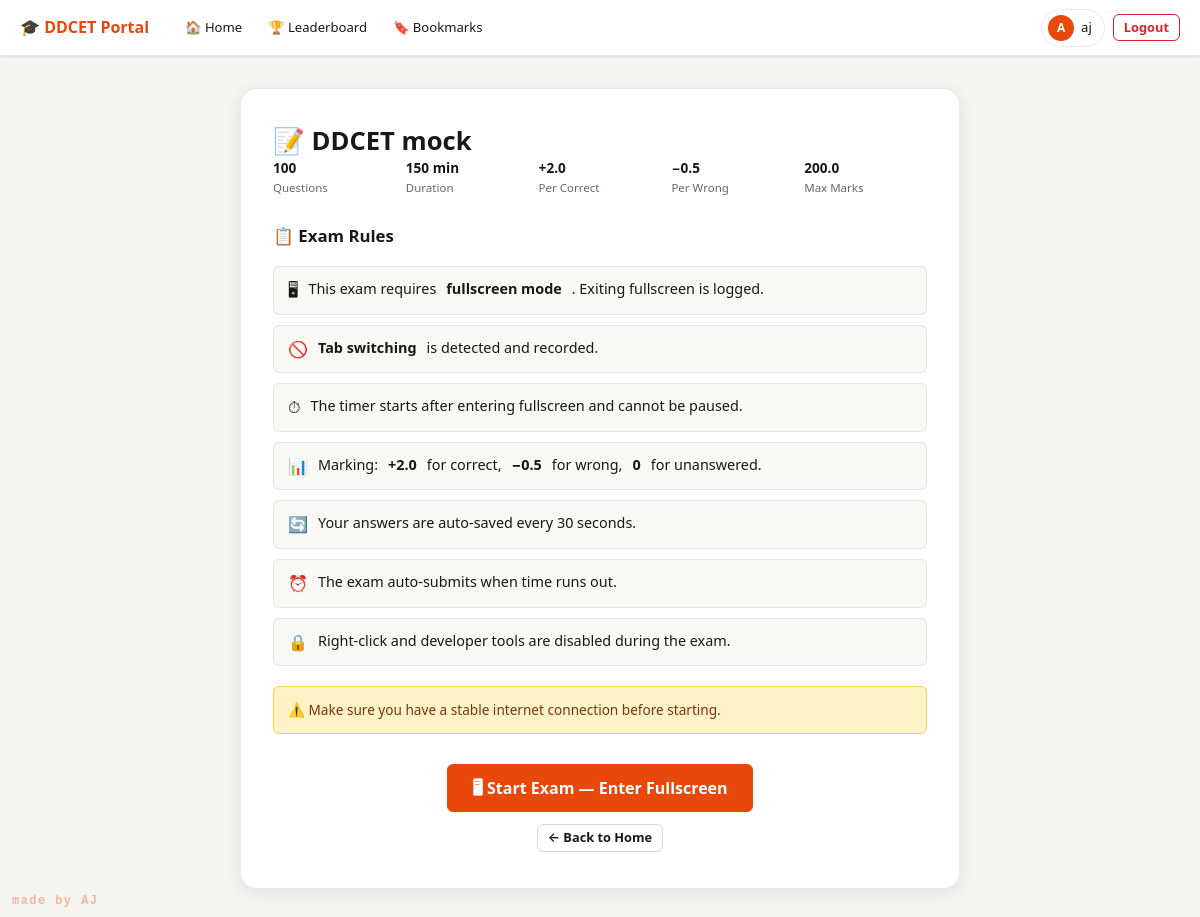
The app's page /student/exam/1/instructions (signed in) with its own data.
### models.py (models this page shows)
class User(UserMixin, db.Model):
    __tablename__ = 'users'
    id = db.Column(db.Integer, primary_key=True, autoincrement=True)
    name = db.Column(db.String(100), nullable=False)
    email = db.Column(db.String(150), unique=True, nullable=False)
    enrollment_number = db.Column(db.String(50), unique=True, nullable=False)
    engineering_branch = db.Column(db.String(100), nullable=False, default='Other')
    password = db.Column(db.String(255), nullable=False)
    role = db.Column(db.String(20), default='student')
    created_at = db.Column(db.DateTime, default=lambda: datetime.now(timezone.utc))
    is_active_user = db.Column(db.Boolean, default=True)
    last_login = db.Column(db.DateTime, nullable=True)
    @property
    def is_active(self):
        return self.is_active_user

class ExamConfig(db.Model):
    __tablename__ = 'exam_configs'
    id = db.Column(db.Integer, primary_key=True, autoincrement=True)
    name = db.Column(db.String(150), nullable=False)
    mode = db.Column(db.String(20), default='exam')
    bank_ids = db.Column(db.Text, nullable=False, default='[]')
    total_questions = db.Column(db.Integer, default=100)
    duration_minutes = db.Column(db.Integer, default=150)
    marks_correct = db.Column(db.Float, default=2.0)
    marks_wrong = db.Column(db.Float, default=0.5)
    section_filter = db.Column(db.Integer, default=0)
    topic_filter = db.Column(db.Text, default='')
    is_active = db.Column(db.Boolean, default=True)
    allow_reattempt = db.Column(db.Boolean, default=False)
    created_by = db.Column(db.Integer, db.ForeignKey('users.id'))
    created_at = db.Column(db.DateTime, default=lambda: datetime.now(timezone.utc))
    end_date = db.Column(db.DateTime, nullable=True)
    creator = db.relationship('User', foreign_keys=[created_by])

### student.py (the view)
@student_bp.route('/exam/<int:config_id>/instructions')
@login_required
@student_required
def exam_instructions(config_id):
    config = ExamConfig.query.get_or_404(config_id)
    if config.mode != 'exam' or not config.is_active:
        abort(404)
    existing = TestAttempt.query.filter_by(
        user_id=current_user.id,
        config_id=config_id,
        mode='exam'
    ).filter(TestAttempt.status.in_(['submitted', 'timeout'])).first()
    if existing and not config.allow_reattempt:
        flash('You have already completed this exam.', 'warning')
        return redirect(url_for('student.result', attempt_id=existing.id))
    return render_template('student/instructions.html', config=config)

### auth.py (called while the page is built)
def generate_csrf_token():
    if '_csrf_token' not in session:
        session['_csrf_token'] = secrets.token_hex(32)
    return session['_csrf_token']

@auth_bp.before_app_request
def inject_csrf():
    from flask import g
    g.csrf_token = generate_csrf_token()

### student.py (called while the page is built)
def student_required(f):
    from functools import wraps
    @wraps(f)
    def decorated(*args, **kwargs):
        if not current_user.is_authenticated or current_user.role != 'student':
            abort(403)
        return f(*args, **kwargs)
    return decorated

### templates/student/instructions.html (shortened to what this page needs)
{% extends "base.html" %}
{% block content %}
<div class="instructions-wrapper">
    <div class="instructions-card">
        <h1>📝 {{ config.name }}</h1>
        <div class="exam-meta-grid">
            <div class="exam-meta-item">
                <div class="meta-value">{{ config.total_questions }}</div>
                <div class="meta-label">Questions</div>
            </div>
            <div class="exam-meta-item">
                <div class="meta-value">{{ config.duration_minutes }} min</div>
                <div class="meta-label">Duration</div>
            </div>
            <div class="exam-meta-item">
                <div class="meta-value">+{{ config.marks_correct }}</div>
                <div class="meta-label">Per Correct</div>
            </div>
            <div class="exam-meta-item">
                <div class="meta-value">−{{ config.marks_wrong }}</div>
                <div class="meta-label">Per Wrong</div>
            </div>
            <div class="exam-meta-item">
                <div class="meta-value">{{ config.total_questions * config.marks_correct }}</div>
                <div class="meta-label">Max Marks</div>
            </div>
        </div>
        <h3 style="margin: 24px 0 12px;">📋 Exam Rules</h3>
        <ul class="rule-list">
            <li><span class="rule-icon">🖥</span> This exam requires <strong>fullscreen mode</strong>. Exiting
                fullscreen is logged.</li>
            <li><span class="rule-icon">🚫</span> <strong>Tab switching</strong> is detected and recorded.</li>
            <li><span class="rule-icon">⏱</span> The timer starts after entering fullscreen and cannot be paused.</li>
            <li><span class="rule-icon">📊</span> Marking: <strong>+{{ config.marks_correct }}</strong> for correct,
                <strong>−{{ config.marks_wrong }}</strong> for wrong, <strong>0</strong> for unanswered.</li>
            <li><span class="rule-icon">🔄</span> Your answers are auto-saved every 30 seconds.</li>
            <li><span class="rule-icon">⏰</span> The exam auto-submits when time runs out.</li>
            <li><span class="rule-icon">🔒</span> Right-click and developer tools are disabled during the exam.</li>
        </ul>
        <div class="info-box info-box-yellow" style="margin-top: 20px;">
            ⚠️ Make sure you have a stable internet connection before starting.
        </div>
        <div style="text-align: center; margin-top: 30px;">
            <a href="{{ url_for('student.start_exam', config_id=config.id) }}" class="btn btn-primary btn-lg">
                🖥 Start Exam — Enter Fullscreen
            </a>
        </div>
        <div style="text-align: center; margin-top: 12px;">
            <a href="{{ url_for('student.home') }}" class="btn btn-outline btn-sm">← Back to Home</a>
        </div>
    </div>
</div>
{% endblock %}

### templates/base.html (shortened to what this page needs)
<!DOCTYPE html>
<html lang="en">
<head>
    <link rel="stylesheet" href="{{ url_for('static', filename='css/main.css') }}">
</head>
<body>
    {% block nav %}
    <nav class="nav-light">
        <a href="/" class="logo">🎓 DDCET Portal</a>
        {% if current_user.is_authenticated %}
        <div class="nav-desktop-links">
            {% if current_user.role == 'admin' %}
            <a href="{{ url_for('admin.dashboard') }}"
                class="nav-item {% if request.endpoint == 'admin.dashboard' %}active{% endif %}">🏠 Dashboard</a>
            <a href="{{ url_for('admin.banks') }}"
                class="nav-item {% if request.endpoint and 'bank' in request.endpoint %}active{% endif %}">Banks</a>
            <a href="{{ url_for('admin.configs') }}"
                class="nav-item {% if request.endpoint and 'config' in request.endpoint %}active{% endif %}">Configs</a>
            <a href="{{ url_for('admin.attempts') }}"
                class="nav-item {% if request.endpoint in ['admin.attempts', 'admin.attempt_detail'] %}active{% endif %}">Attempts</a>
            <a href="{{ url_for('admin.practice_sessions') }}"
                class="nav-item {% if request.endpoint == 'admin.practice_sessions' %}active{% endif %}">Sessions</a>
            <a href="{{ url_for('admin.analytics') }}"
                class="nav-item {% if request.endpoint and 'analytics' in request.endpoint %}active{% endif %}">Analytics</a>
            <a href="{{ url_for('admin.users') }}"
                class="nav-item {% if request.endpoint == 'admin.users' %}active{% endif %}">Users</a>
            {% else %}
            <a href="{{ url_for('student.home') }}"
                class="nav-item {% if request.endpoint == 'student.home' %}active{% endif %}">🏠 Home</a>
            <a href="{{ url_for('student.leaderboard') }}"
                class="nav-item {% if request.endpoint == 'student.leaderboard' %}active{% endif %}">🏆 Leaderboard</a>
            <a href="{{ url_for('student.bookmarks') }}"
                class="nav-item {% if request.endpoint == 'student.bookmarks' %}active{% endif %}">🔖 Bookmarks</a>
            {% endif %}
        </div>
        <div class="nav-desktop-actions">
            <a href="{{ url_for('auth.profile') }}" class="nav-user-chip">
                <span class="user-avatar-sm">{{ current_user.name[0]|upper }}</span>
                <span class="nav-user-name-sm">{{ current_user.name.split()[0] }}</span>
            </a>
            <a href="{{ url_for('auth.logout') }}" class="btn btn-outline btn-sm"
                style="color:var(--red);border-color:var(--red);">Logout</a>
        </div>
        {% endif %}
    </nav>
    {% endblock %}
    {% block content %}{% endblock %}
    <div style="
        position: fixed;
        bottom: 10px;
        left: 12px;
        font-size: 12px;
        font-weight: 700;
        font-family: var(--font-mono, monospace);
        color: var(--primary, #e8480a);
        opacity: 0.35;
        letter-spacing: 0.12em;
        user-select: none;
        pointer-events: none;
        z-index: 9999;
    ">made by AJ</div>
</body>
</html>

### records on screen
User: name "A", name "aj"
ExamConfig: name "DDCET mock", total_questions "100", duration_minutes "150", marks_correct "2.0", marks_wrong "0.5", config.total_questions*config.marks_correct "200.0"
